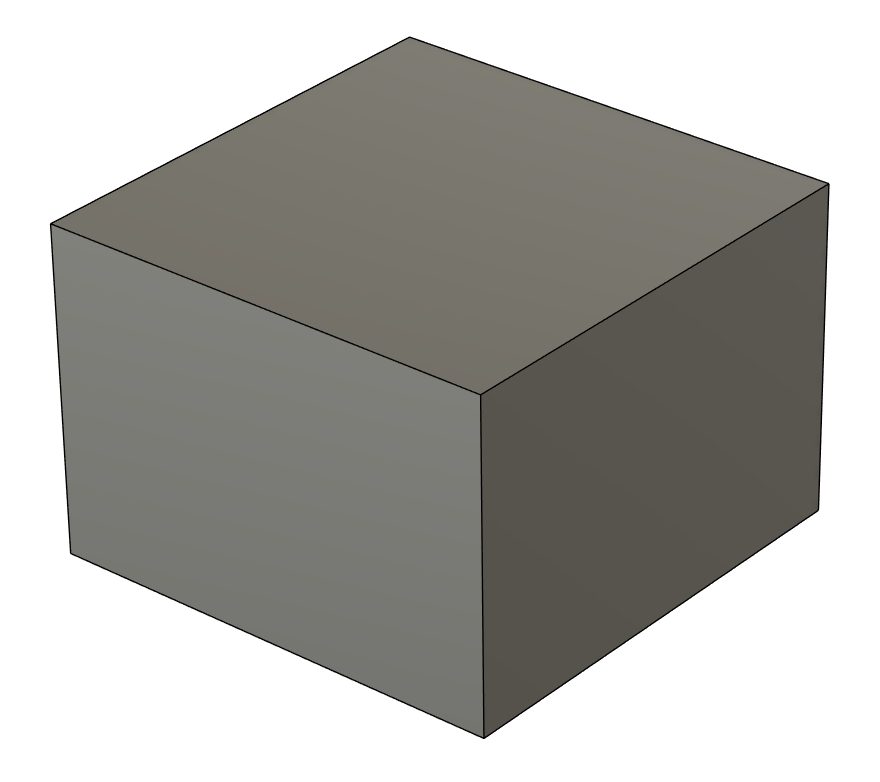
#> input picture yolov10-env/Include/testpic3.png, 880 x 782 px
$ python main.py
#> lines starting #> are read from the running program, lines starting #| are printed output that depends on the picture; after the words box and inside, x2 and y2 are one past the last pixel; in counts of white or black regions, pixels touching at a corner belong together
import cv2
import numpy as np

# Load the image
img = cv2.imread("testpic3.png")
#> img is the input picture: shape (782, 880, 3); mean B, G, R 167.2, 171, 171.9

# Convert to grayscale and blur
gray = cv2.cvtColor(img, cv2.COLOR_BGR2GRAY)
blur = cv2.GaussianBlur(gray, (5, 5), 0)

# Perform edge detection
edges = cv2.Canny(blur, 50, 200)
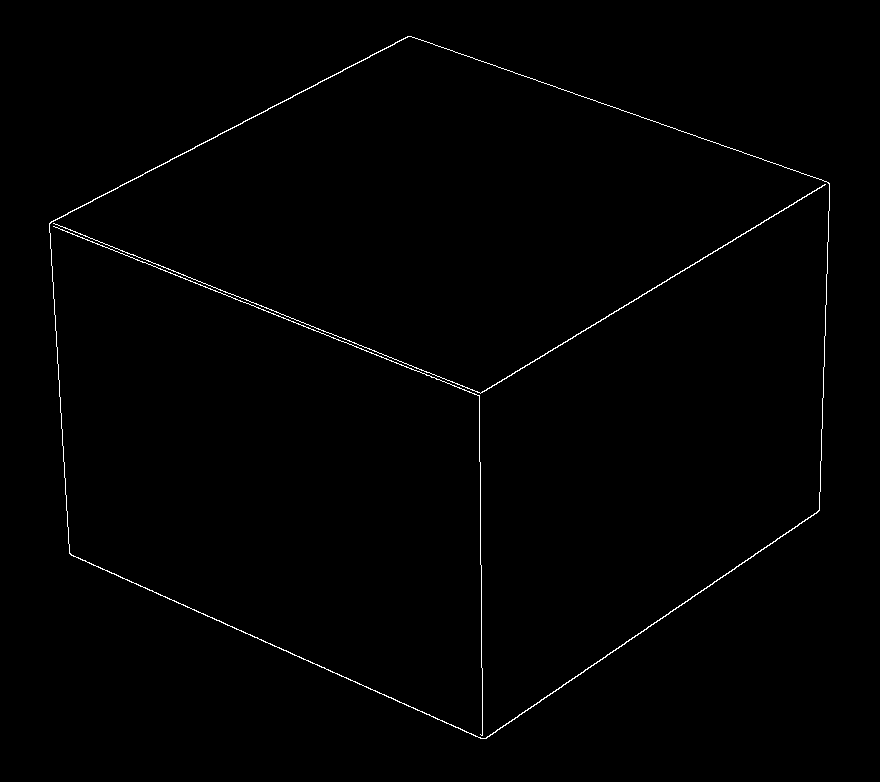
#> edges: shape (782, 880); 0.67% white in thin lines or dots, all inside (x1, y1, x2, y2) = (49, 36, 830, 739)

# Find contours
contours, _ = cv2.findContours(edges, cv2.RETR_LIST, cv2.CHAIN_APPROX_SIMPLE)
#> contours = 4 contours; box (x1, y1, x2, y2) and area: (49, 36, 830, 739) 396850, (49, 36, 830, 739) 396290, (53, 184, 826, 394) 247, (53, 226, 483, 736) 60
print(f"Found {len(contours)} contours")
#| Found 4 contours

cv2.drawContours(img, contours, -1, (0, 255, 0), 3)
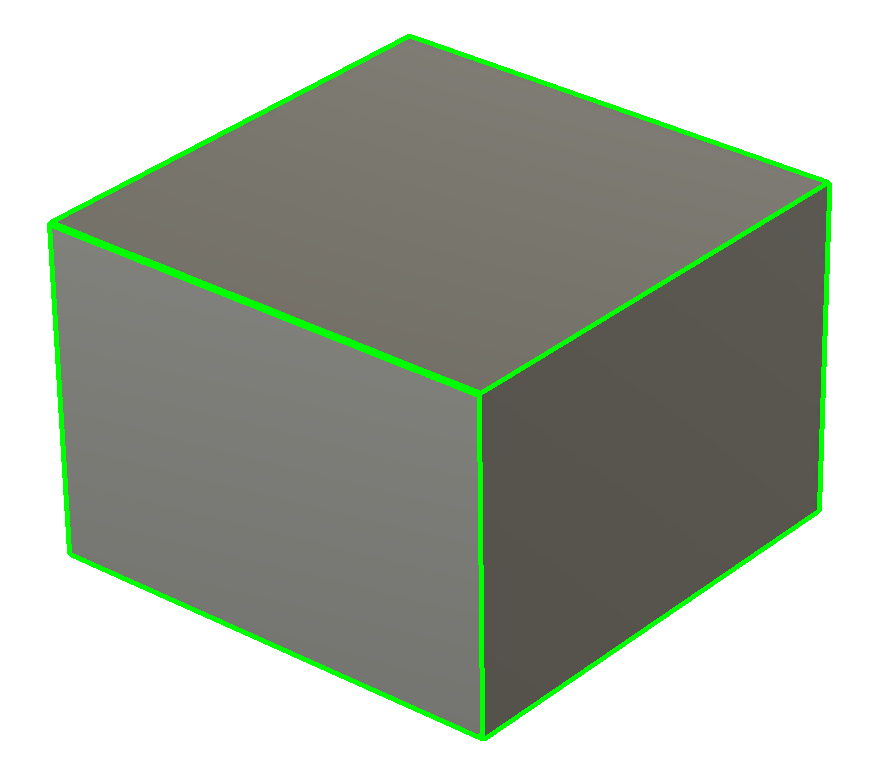
#> img: shape (782, 880, 3); 2.71% of pixels changed, all inside (x1, y1, x2, y2) = (47, 34, 832, 741)
cv2.imshow("Contours", img)
cv2.waitKey(0)

for cnt in contours:
    # Approximate the contour to a polygon
    epsilon = 0.0001 * cv2.arcLength(cnt, True)
    approx = cv2.approxPolyDP(cnt, epsilon, True)

    # Print the number of vertices of the approximated polygon
    print(f"Number of vertices: {len(approx)}")

    # Draw the approximated contour on the image
    cv2.drawContours(img, [approx], -1, (0, 255, 0), 2)
#> this loop made 4 passes
#> epsilon on passes 1 to 4: 0.168, 0.186, 0.251, 0.251
#| Number of vertices: 691
#| Number of vertices: 1225
#| Number of vertices: 1266
#| Number of vertices: 1278

# Display the image with the approximated contours
cv2.imshow("Contours", img)
cv2.waitKey(0)
cv2.destroyAllWindows()


# [26 lines of commented-out code are left out]
